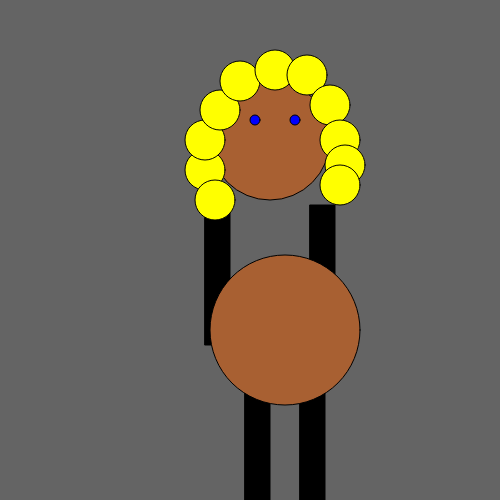
Frame 1 (no input)
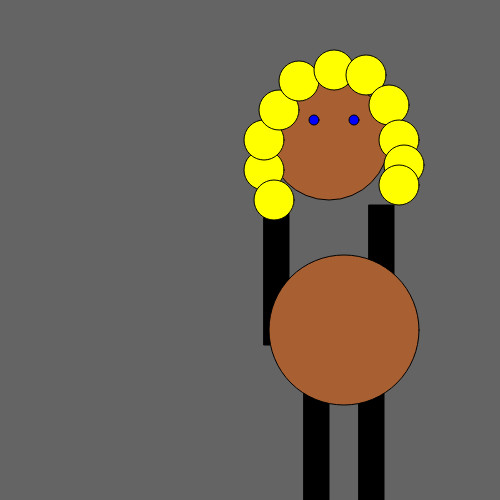
Frame 60 (no input)
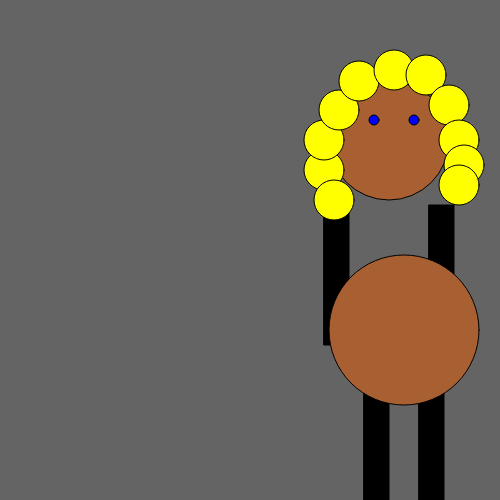
Frame 120 (the mouse pressed at the canvas centre since frame 60)

The p5.js sketch that drew these frames (run headless with seeded random() and noise() and a simulated clock; from frame 60 on, the mouse is pressed at the canvas centre):

// p5.js sketch
// ── sketch.js
let x = 0;

function setup() {
	createCanvas(500, 500);
}

function draw() {
	background(100);
	push();

	translate(x, 0);
	avatar();
	x += 1;
	if (x > width) {
		x = 0;
	}
	pop();
}

function avatar() {
	// This is the hands
	fill("black");

	rect(width / 2 - 45, height / 2 - 45, 25, 140);
	rect(width / 2 + 60, height / 2 - 45, 25, 140);
	fill(168, 96, 50);
	ellipse(width / 2 + 20, height / 2 - 110, 120);
	fill("yellow");
	ellipse(width / 2 - 45, height / 2 - 80, 40);
	ellipse(width / 2 - 35, height / 2 - 50, 40);
	ellipse(width / 2 - 45, height / 2 - 110, 40);
	ellipse(width / 2 - 30, height / 2 - 140, 40);
	ellipse(width / 2 - 10, height / 2 - 169, 40);
	ellipse(width / 2 + 25, height / 2 - 180, 40);
	ellipse(width / 2 + 57, height / 2 - 175, 40);
	ellipse(width / 2 + 80, height / 2 - 145, 40);
	ellipse(width / 2 + 90, height / 2 - 110, 40);
	ellipse(width / 2 + 95, height / 2 - 85, 40);
	ellipse(width / 2 + 90, height / 2 - 65, 40);
	fill("blue");
	ellipse(width / 2 + 5, height / 2 - 130, 10);
	ellipse(width / 2 + 45, height / 2 - 130, 10);

	fill("black");
	rect(width / 2 - 5, height / 2 + 130, 25, 240);
	rect(width / 2 + 50, height / 2 + 130, 25, 240);
	fill(168, 96, 50);
	ellipse(width / 2 + 35, height / 2 + 80, 150);
}
